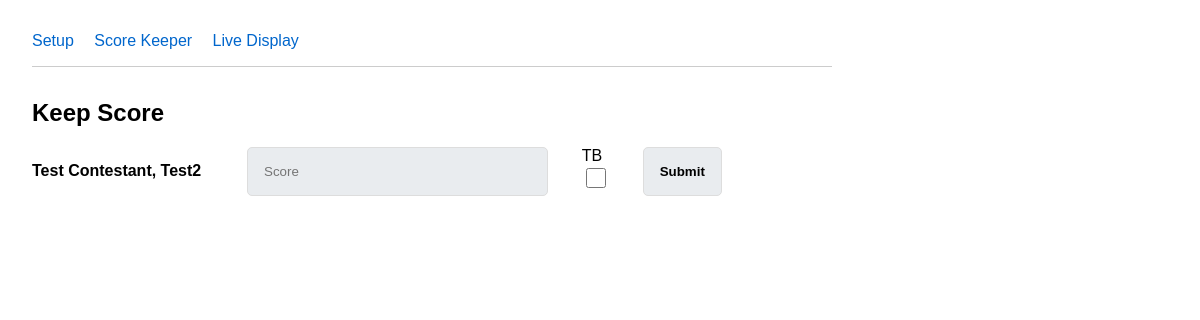
/score-keeper/, run on an earlier commit of the app's database.
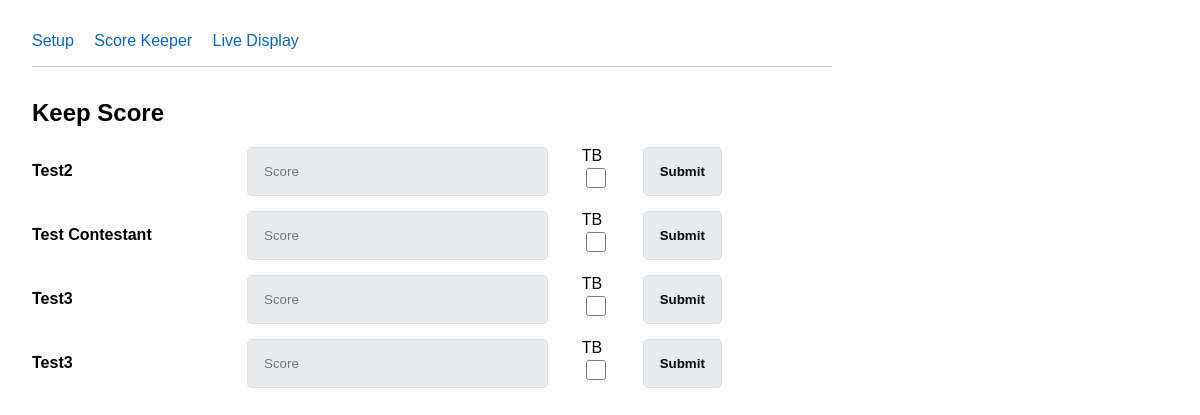
And on a later commit of the database.
### core/models.py (models this page shows, shortened)
class ContestantGroup(models.Model):
    show = models.ForeignKey(Show, on_delete=models.CASCADE, related_name='contestant_groups')
    name = models.CharField(max_length=255, help_text="e.g., 'Team Alpha' or 'Pair 1'")
    members = models.ManyToManyField(Contestant, related_name='group_memberships')
    events = models.ManyToManyField(Event, related_name='registered_groups')
    @property
    def display_name(self):
        return ", ".join(member.name for member in self.members.all())

class Contestant(models.Model):
    show = models.ForeignKey(Show, on_delete=models.CASCADE, related_name='contestants')
    name = models.CharField(max_length=255)
    show_number = models.IntegerField()
    events = models.ManyToManyField(Event, related_name='registered_contestants')
    class Meta:
        unique_together = ('show', 'show_number')

### ui/views.py (the view)
# urls.py: path('score-keeper/', views.score_keeper, name='ui_score_keeper'),
def score_keeper(request):
    server_state = ServerState.get_state()
    event = server_state.current_event
    all_contestants = None
    contestant_display_names = []
    context = {}
    active_event = server_state.current_event
    if event.group_size == 1 :
        all_contestants = active_event.registered_contestants.all().order_by('show_number').annotate(display_name=F("name"))
    else:
        all_contestants = ContestantGroup.objects.filter(events=active_event).prefetch_related("members")
    if event.group_size > 1:
        for contestant_group in all_contestants:
            member_names = ''
            for member in contestant_group.members.all():
                member_names += f"{member.name}, "
            contestant_display_names.append(member_names[:-2])
    context = {
        'contestants': all_contestants,
        'is_group':  str(event.group_size > 1).lower(),
    }
    return render(request, 'ui/score_keeper_all.html', context)

### state/models.py (called while the page is built)
    @classmethod
    def get_state(cls) -> Self:
        obj, created = cls.objects.get_or_create(pk=1) # Get the singleton ServerState object
        return obj

### ui/templates/ui/score_keeper_all.html (shortened to what this page needs)
{% extends "ui/base.html" %}
{% block content %}
<div class="score-keeper-container">
    <h2>Keep Score</h2>
    <div class="contestants-list">
        {% for contestant in contestants %}
            <div class="contestant-row" style="display: flex; align-items: center; margin-bottom: 15px; gap: 15px;">
                <strong style="width: 200px;">{{ contestant.display_name }}</strong>
                <form method="POST" action="{% url 'submit_score' %}" class="score-form" style="display: flex; gap: 10px;">
                    <input type="number"
                           name="score"
                           placeholder="Score"
                           required
                           style="width: 20em;">
					<label style=" padding-left: 1.5em; padding-right: 1.5em;">
						TB
						<br>
						<input type="checkbox" id="is-tie-breaker" style="accent-color: #0056b3; width: 1.5em; height: 1.5em;">
					</label>
                    <button type="submit">Submit</button>
                </form>
            </div>
        {% empty %}
            <p>No contestants found. Please add contestants to the system.</p>
        {% endfor %}
    </div>
</div>
{% endblock %}

### ui/templates/ui/base.html (shortened to what this page needs)
{% load static %}
<!DOCTYPE html>
<html lang="en">
<head>
</head>
<body>
    <div class="nav">
        <a href="{% url 'ui_setup' %}">Setup</a>
        <a href="{% url 'ui_score_keeper' %}">Score Keeper</a>
        <a href="{% url 'ui_display' %}">Live Display</a>
    </div>
    {% block content %}{% endblock %}
</body>
</html>

### ui/templates/ui/base.html (style rules this page uses)
body { font-family: sans-serif; margin: 2rem; max-width: 800px; }
.nav { margin-bottom: 2rem; padding-bottom: 1rem; border-bottom: 1px solid #ccc; }
.nav a { margin-right: 1rem; text-decoration: none; color: #0066cc; }
button { padding: 1rem; cursor: pointer; background: #e9ecef; border: 1px solid #ddd; border-radius: 5px; font-weight: 600; }
input { padding: 1rem; background: #e9ecef; border: 1px solid #ddd; border-radius: 5px; }

What changed in the data, as far as the page shows it:
no longer on this page (row edited): ContestantGroup: display_name "Test Contestant, Test2"
now on this page (row unchanged): Contestant: display_name "Test2"
now on this page (row unchanged): Contestant: display_name "Test Contestant"
added Contestant: display_name "Test3"
now on this page (row unchanged): Contestant: display_name "Test3"
